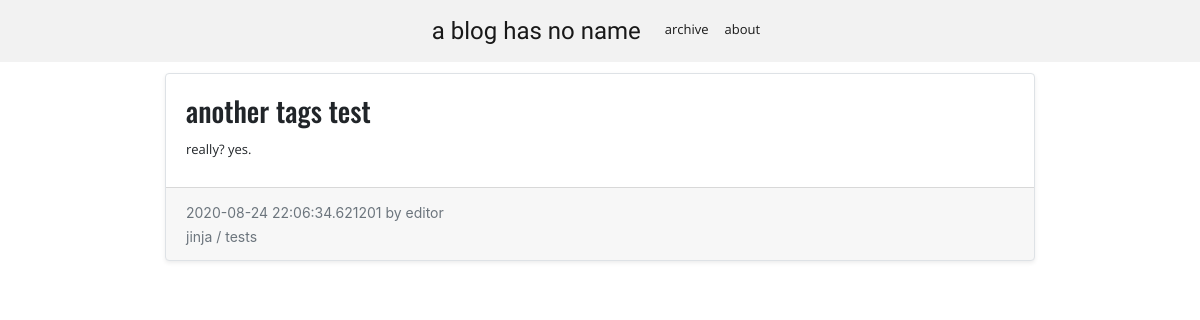
The app's page /post/another-tags-test, older data.
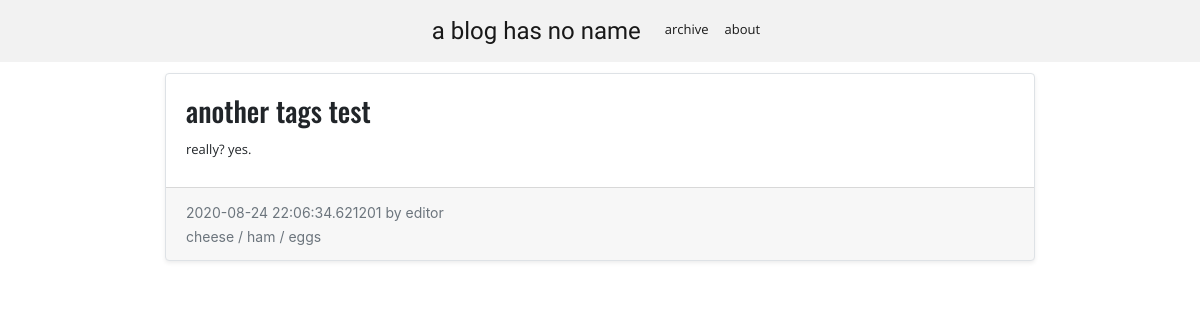
The same page, newer data.
### app/models.py (models this page shows, shortened)
class Tag(db.Model):
    id = db.Column(db.Integer, primary_key=True)
    tag = db.Column(db.String(64), index=True, unique=True)

### app/routes.py (the view)
@app.route('/post/<slug>')
def post(slug):
    post = Post.query.filter_by(slug=slug).first_or_404()
    if not current_user.is_authenticated and not post.published:
        return redirect(url_for('index'))
    post.body = Markup(markdown.markdown(post.body))
    title = post.title
    return render_template('post.html', post=post, title=title)

### app/templates/post.html
{% extends "base.html" %}
{% block app_content %}
<div class="row">
    <div class="col-sm-12 py-2">
        {% if post %}
            {% include '_post.html' %}
        {% endif %}
    </div>
</div>
{% endblock %}

### app/templates/_post.html (shortened to what this page needs)
<div class="card border shadow-sm">
    <div class="card-body">
            <h3 class="card-title">
            {% if posts %}
            <a class="linkhide" href="{{ url_for('post', slug=post.slug) }}">{{ post.title }}
            </a>
            {% else %}
            {{ post.title }}
            {% endif %}
            </h3>
            <p class="card-text">
            {% if posts %}
            <a class="linkhide" href="{{ url_for('post', slug=post.slug) }}">
            {{ post.body }}
            </a>
            {% else %}
            {{ post.body }}
            {% endif %}
            </p>
    </div>
    <div class="card-footer">
        <small class="text-muted">{{ post.timestamp }} by {{ post.author }}</small>
        <br>
        <small class="text-muted">
        {% for tag in post.tags %}
            {% if post.tags|length > 1 and (tag != post.tags|last) %}
                {{ tag.tag + " /" }}
            {% else %}
                {{ tag.tag }}
            {% endif %}
        {% endfor %}
        </small>
    </div>
</div>

Row changes from the older to the newer data that the page shows:
no longer on this page (row unchanged): Tag: tag "jinja /"
no longer on this page (row unchanged): Tag: tag "tests"
added Tag: tag "cheese /"
added Tag: tag "ham /"
added Tag: tag "eggs"
